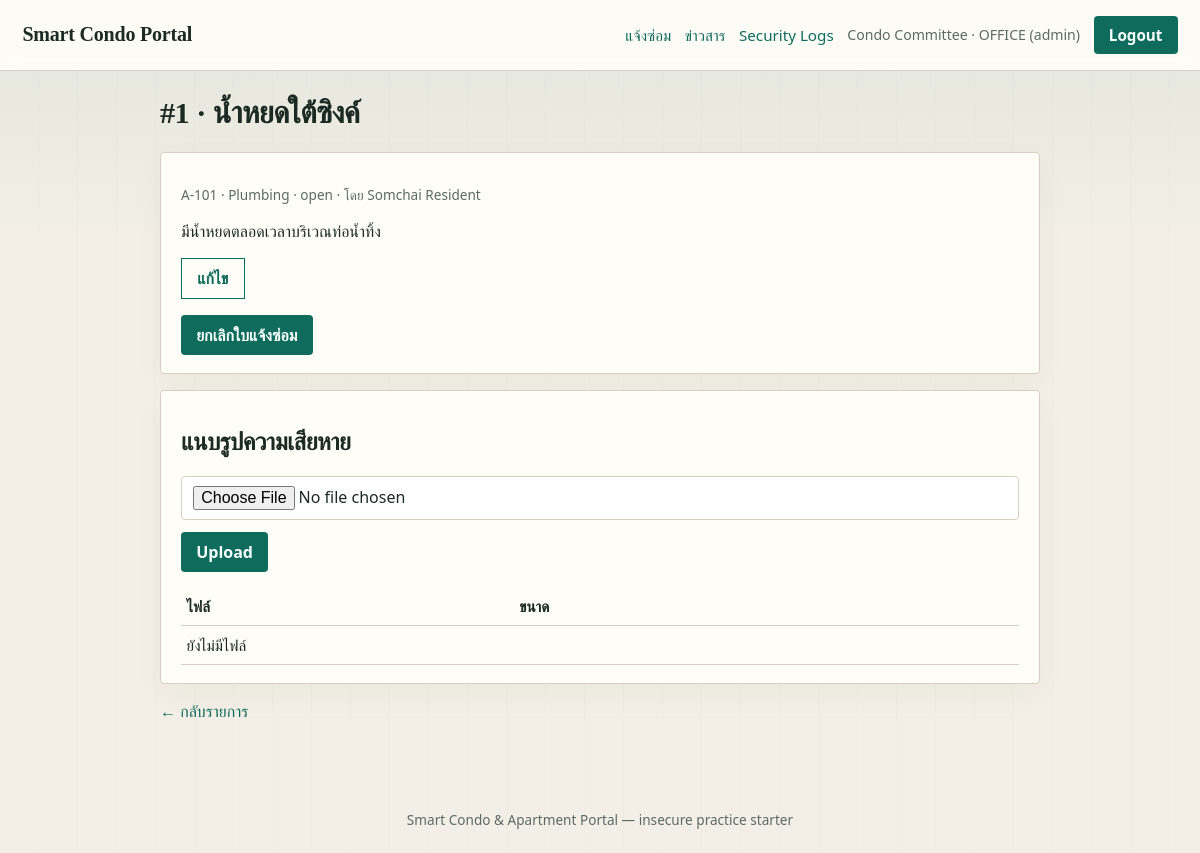
The app's page /php/www/repair_view.php?id=1 (signed in) with its own data.
### tables this page shows
CREATE TABLE IF NOT EXISTS repair_tickets (
  id INT AUTO_INCREMENT PRIMARY KEY,
  resident_id INT NOT NULL,
  room_code VARCHAR(20) NOT NULL,
  category VARCHAR(50) NOT NULL,
  title VARCHAR(150) NOT NULL,
  description TEXT NOT NULL,
  status VARCHAR(20) NOT NULL DEFAULT 'open',
  created_at DATETIME NOT NULL DEFAULT CURRENT_TIMESTAMP,
  updated_at DATETIME NULL,
  CONSTRAINT fk_repair_resident
    FOREIGN KEY (resident_id) REFERENCES residents(id)
    ON DELETE CASCADE
);

CREATE TABLE IF NOT EXISTS residents (
  id INT AUTO_INCREMENT PRIMARY KEY,
  username VARCHAR(50) NOT NULL UNIQUE,
  password_hash VARCHAR(255) NOT NULL,
  full_name VARCHAR(100) NOT NULL,
  room_code VARCHAR(20) NOT NULL,
  phone VARCHAR(20) NOT NULL,
  role VARCHAR(20) NOT NULL DEFAULT 'resident',
  created_at DATETIME NOT NULL DEFAULT CURRENT_TIMESTAMP,
  INDEX idx_residents_room (room_code)
);

### php/www/includes/config.php (called while the page is built, shortened)
<?php
function h(string $value): string
{
    return htmlspecialchars($value, ENT_QUOTES | ENT_SUBSTITUTE, 'UTF-8');
}

### php/www/repair_view.php (the view, shortened to what this page needs)
<?php
require_once __DIR__ . '/includes/auth_check.php';
require_once __DIR__ . '/includes/layout.php';
$id = (int)($_GET['id'] ?? 0);
$stmt = $mysqli->prepare(
    'SELECT t.*, r.username, r.full_name FROM repair_tickets t
     JOIN residents r ON r.id = t.resident_id WHERE t.id = ?'
);
$stmt->bind_param('i', $id);
$stmt->execute();
$ticket = $stmt->get_result()->fetch_assoc();
$fstmt = $mysqli->prepare('SELECT * FROM ticket_files WHERE ticket_id = ? ORDER BY id DESC');
$fstmt->bind_param('i', $id);
$fstmt->execute();
$files = $fstmt->get_result()->fetch_all(MYSQLI_ASSOC);
?>
<h1>#<?= (int)$ticket['id'] ?> · <?= h($ticket['title']) ?></h1>
<div class="card">
  <p class="meta"><?= h($ticket['room_code']) ?> · <?= h($ticket['category']) ?> · <?= h($ticket['status']) ?> · โดย <?= h($ticket['full_name']) ?></p>
  <p><?= nl2br(h($ticket['description'])) ?></p>
  <p style="margin-top:1rem">
    <a class="btn secondary" href="/repair_edit.php?id=<?= (int)$ticket['id'] ?>">แก้ไข</a>
  </p>
  <form action="/repair_actions.php" style="margin-top:.75rem">
    <button type="submit">ยกเลิกใบแจ้งซ่อม</button>
  </form>
</div>
<div class="card">
  <h2>แนบรูปความเสียหาย</h2>
  <form enctype="multipart/form-data" action="/repair_view.php?id=<?= (int)$id ?>">
    <input type="file" name="photo" accept="image/*" required>
    <p style="margin-top:.75rem"><button type="submit">Upload</button></p>
  </form>
  <table>
    <thead><tr><th>ไฟล์</th><th>ขนาด</th><th></th></tr></thead>
    <tbody>
    <?php if (!$files): ?><tr><td colspan="3">ยังไม่มีไฟล์</td></tr><?php endif; ?>
    </tbody>
  </table>
</div>
<p><a href="/repairs.php">← กลับรายการ</a></p>

### php/www/assets/style.css (style rules this page uses)
:root { --bg: #f3efe6; --panel: #fffdf8; --ink: #1c2a24; --muted: #5c6b63; --line: #d7d0c2; --accent: #0f6b5c; --accent-2: #c45c26; --danger: #b42318; --ok: #1b7a4a; --font: "Source Serif 4", "IBM Plex Sans Thai", Georgia, serif; --sans: "IBM Plex Sans Thai", "Segoe UI", sans-serif; }
* { box-sizing: border-box; }
body { margin: 0; color: var(--ink); font-family: var(--sans); background: linear-gradient(180deg, rgba(15,107,92,.08), transparent 28%), repeating-linear-gradient(90deg, transparent, transparent 38px, rgba(28,42,36,.03) 39px), var(--bg); min-height: 100vh; }
a { color: var(--accent); text-decoration: none; }
h1, h2 { font-family: var(--font); letter-spacing: -.02em; }
h1 { margin-top: 0; font-size: 1.9rem; }
.card { background: var(--panel); border: 1px solid var(--line); border-radius: 4px; padding: 1.15rem 1.25rem; margin: 1rem 0; box-shadow: 0 10px 30px rgba(28,42,36,.04); }
input, select, textarea, button { font: inherit; border-radius: 4px; border: 1px solid var(--line); background: #fff; color: var(--ink); padding: .55rem .7rem; width: 100%; }
button, .btn { width: auto; cursor: pointer; background: var(--accent); color: #f7fffc; border: 0; font-weight: 600; padding: .55rem .95rem; display: inline-block; }
.btn.secondary { background: transparent; color: var(--accent); border: 1px solid var(--accent); }
table { width: 100%; border-collapse: collapse; }
th, td { border-bottom: 1px solid var(--line); padding: .55rem .35rem; text-align: left; font-size: .95rem; }
.meta { color: var(--muted); font-size: .85rem; }

### records on screen
repair_tickets: id "1", title "น้ำหยดใต้ซิงค์", room_code "A-101", category "Plumbing", status "open", resident.full_name "Somchai Resident", description "มีน้ำหยดตลอดเวลาบริเวณท่อน้ำทิ้ง"

### other values on screen
$user['full_name'] ?: $user['username'] "Condo Committee"
$user['room_code'] "OFFICE"
$user['role'] "admin"
